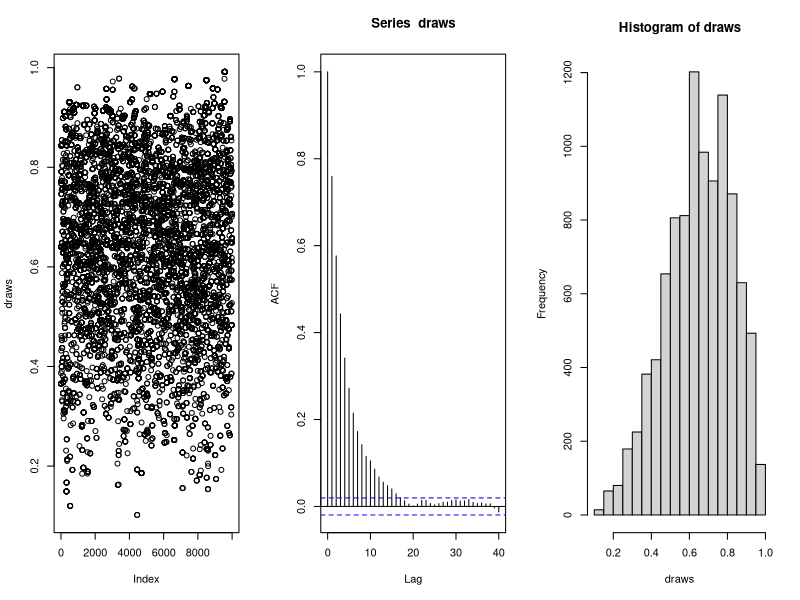

Write the R code that produced this figure.
mh.beta <- function(iterations, start,shape1, shape2,c) {
  theta.old <- start
  draws <- c()
  theta.update <- function(theta.old, shape1, shape2) {
    theta.new <- rbeta(1, c*theta.old, c*(1-theta.old))
    accept.prob <- dbeta(theta.new, shape1 = shape1, shape2=shape2)/dbeta(theta.old,shape1 = shape1, shape2 = shape2)
    if (runif(1) <= accept.prob) 
    {theta.update=theta.new} 
    else 
        {theta.update=theta.old}
  }
  for (i in 1:iterations) {
    draws[i] <- theta.old <- theta.update(theta.old, shape1 = shape1,
                                          shape2 = shape2)
  }
  return(draws[1:iterations])
}


draws <- mh.beta(10000, start = runif(1),shape1 = 6, shape2 = 4,c=1)

par(mfrow=c(1,3))  #1 row, 3 columns
plot(draws); 
acf(draws);
hist(draws)  #plot commands







